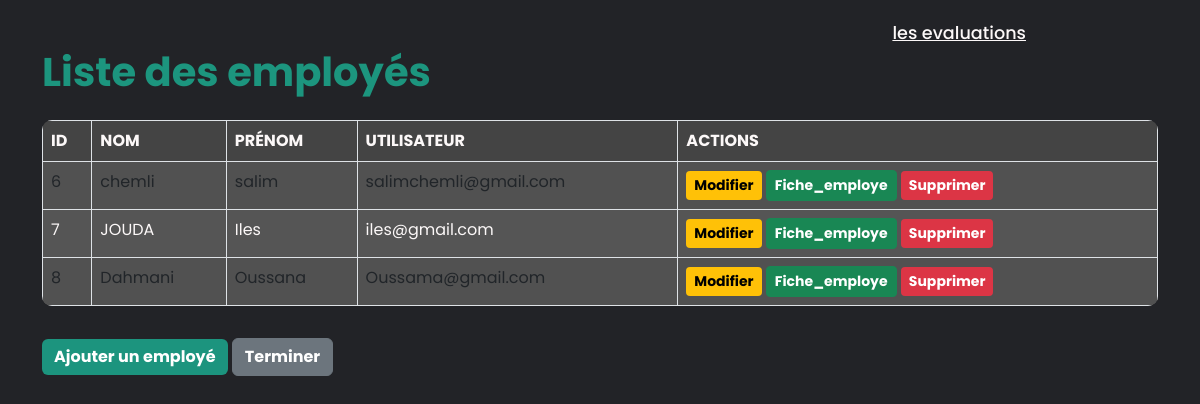
/employes/, run on an earlier commit of the app's database.
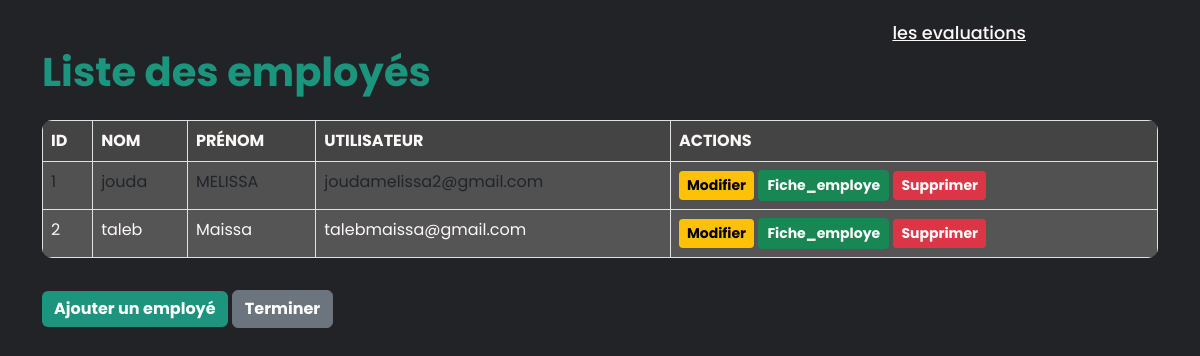
And on a later commit of the database.
### app1/models.py (models this page shows, shortened)
class Employe(models.Model):
    nom= models.CharField(max_length=20)
    prenom= models.CharField(max_length=20)
    date_de_naissance= models.DateField(default=timezone.now)
    date_aumbauche= models.DateField(default=timezone.now)
    adresse= models.CharField(max_length=30)
    Historique_professionnel= models.CharField(max_length=500)
    Service_Employe= models.ForeignKey(Service, on_delete=models.CASCADE)
    Competance_Employe=models.ManyToManyField(Competances, related_name="comp", blank=True)
    Employe_Formation= models.ManyToManyField(Formations, related_name="frm", blank=True)
    Employe_Utilisateur= models.OneToOneField(Utilisateur, on_delete=models.CASCADE, related_name="employe")
    photo_profil = models.ImageField(upload_to='profile_photos/', null=True, blank=True)

class Utilisateur(models.Model):
    Login = models.CharField(max_length= 30, unique=True)
    mot_de_passe = models.CharField(max_length=20)
    nom = models.CharField(max_length=30, blank=True, null=True)
    prenom = models.CharField(max_length=30, blank=True, null=True)
    ROLE_CHOICES = [
        ('admin', 'Admin'),
        ('employee', 'Employee'),
        ('manager', 'Manager'),
        ('candidate', 'Candidate'),
    ]
    role = models.CharField(max_length=30, choices=ROLE_CHOICES, default='candidate')

### app1/views.py (the view)
# urls.py: path('employes/', views.liste_employes, name='liste_employes'),
def liste_employes(request):
    employes = Employe.objects.select_related('Employe_Utilisateur').all()
    return render(request, 'liste_employes.html', {'employes': employes})

### app1/templates/liste_employes.html (shortened to what this page needs)
<!DOCTYPE html>
<html lang="en">
    {% load static %}
<head>
    <link rel="stylesheet" href="{% static 'css/bootstrap.min.css' %}">
    <link href="https://cdn.jsdelivr.net/npm/remixicon@4.5.0/fonts/remixicon.css" rel="stylesheet" />
    <link rel="stylesheet" href="https://unpkg.com/boxicons@latest/css/boxicons.min.css">
</head>
<body>
    <header>
        <a href="{% url 'liste_evaluations' %}" class="evaluations">les evaluations</a>
    </header>
    <div class="container mt-5">
        <h1 class="mb-4">Liste des employés</h1>
        <table class="table table-bordered table-striped">
            <thead class="thead-dark">
                <tr>
                    <th>ID</th>
                    <th>Nom</th>
                    <th>Prénom</th>
                    <th>Utilisateur</th>
                    <th>Actions</th>
                </tr>
            </thead>
            <tbody>
                {% for employe in employes %}
                <tr>
                    <td>{{ employe.id }}</td>
                    <td>{{ employe.nom }}</td>
                    <td>{{ employe.prenom }}</td>
                    <td>{{ employe.Employe_Utilisateur.Login }}</td>
                    <td>
                        <a href="{% url 'modifier_employe' employe.id %}" class="btn btn-warning btn-sm">Modifier</a>
                        <a href="{% url 'Fiche_employe' employe.id %}" class="btn btn-success btn-sm">Fiche_employe</a>
                        <button class="btn btn-danger btn-sm" onclick="confirmDelete({{ employe.id }})">Supprimer</button>
                    </td>
                </tr>
                {% endfor %}
            </tbody>
        </table>
        <a href="{% url 'ajouter_employe' %}" class="btn btn-primary mt-3">Ajouter un employé</a>
        <a href="{% url 'acceuil_arh' %}" class="btn btn-secondary mt-3">Terminer</a>
    </div>
</body>
</html>

### app1/templates/liste_employes.html (style rules this page uses)
* { margin: 0; padding: 0; box-sizing: border-box; font-family: 'Poppins', sans-serif; text-decoration: none; list-style: none; }
:root { --bg-color: #222327; --text-color: #fcf8f8; --main-color: #1ad2ada6; }
body { background-color: var(--bg-color); color: var(--text-color); }
h1 { color: var(--main-color); font-weight: 700; text-align: left; margin-bottom: 20px; }
header { position: fixed; width: 100%; top: 0; z-index: 1000; display: flex; align-items: center; justify-content: flex-end; background: transparent; padding: 15px 12%; }
.table { background-color: #333; color: var(--text-color); border-radius: 10px; overflow: hidden; }
.table th { background-color: #444; color: var(--text-color); text-transform: uppercase; }
.table td { background-color: #555; }
.table-striped tbody tr:nth-of-type(odd) { background-color: #666; }
.btn-primary { background-color: var(--main-color); border: none; }
.btn-warning { background-color: #ffc107; border: none; }
.btn-danger { background-color: #dc3545; border: none; }
.btn-secondary { background-color: #6c757d; }
.container { margin-top: 120px; }
.btn { font-weight: bold; transition: all 0.3s ease; }
.evaluations { color: var(--text-color); font-size: 1.1rem; font-weight: 500; padding: 5px 0; margin: 0 30px; transition: all .50s ease; }

What changed in the data, as far as the page shows it:
removed Employe: id "6", nom "chemli", prenom "salim", Employe_Utilisateur.Login "salimchemli@gmail.com"
removed Employe: id "7", nom "JOUDA", prenom "Iles", Employe_Utilisateur.Login "iles@gmail.com"
removed Employe: id "8", nom "Dahmani", prenom "Oussana", Employe_Utilisateur.Login "Oussama@gmail.com"
added Employe: id "1", nom "jouda", prenom "MELISSA", Employe_Utilisateur.Login "joudamelissa2@gmail.com"
added Employe: id "2", nom "taleb", prenom "Maissa", Employe_Utilisateur.Login "talebmaissa@gmail.com"
